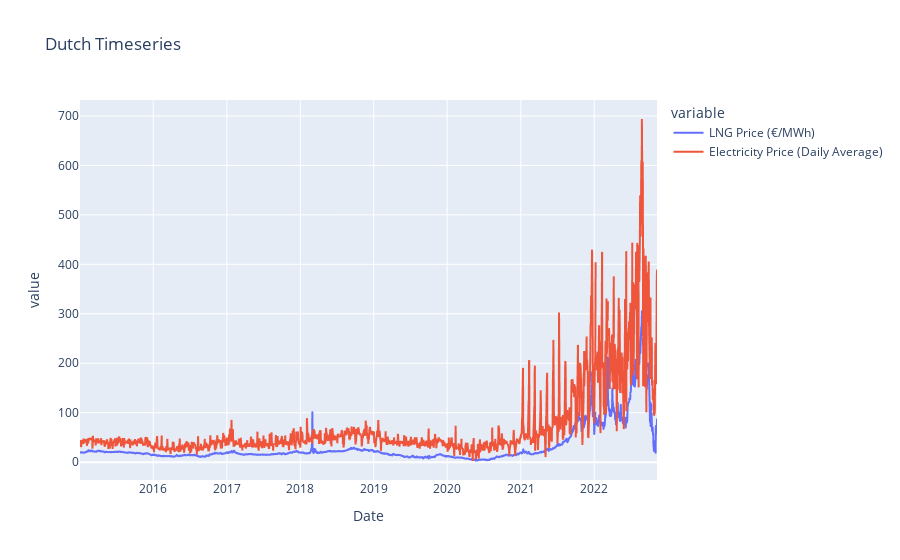

The cell this chart's notebook holds for it:
### Code cell
px.line(combined, x = "Date", y = ["LNG Price (€/MWh)", "Electricity Price (Daily Average)"], title = "Dutch Timeseries")

### Figure 1 — Plotly figure (JSON) as saved in the notebook; plotly's stock layout.template omitted (floating-point values rounded to 4 significant figures; data arrays with more than 128 entries replaced by an {"elided": "..."} marker saying what was removed)
{"data": [{"hovertemplate": "variable=LNG Price (€/MWh)<br>Date=%{x}<br>value=%{y}<extra></extra>", "legendgroup": "LNG Price (€/MWh)", "line": {"color": "#636efa", "dash": "solid"}, "marker": {"symbol": "circle"}, "mode": "lines", "name": "LNG Price (€/MWh)", "showlegend": true, "type": "scattergl", "x": {"elided": "2225 str values"}, "xaxis": "x", "y": {"elided": "2225 float values"}, "yaxis": "y"}, {"hovertemplate": "variable=Electricity Price (Daily Average)<br>Date=%{x}<br>value=%{y}<extra></extra>", "legendgroup": "Electricity Price (Daily Average)", "line": {"color": "#EF553B", "dash": "solid"}, "marker": {"symbol": "circle"}, "mode": "lines", "name": "Electricity Price (Daily Average)", "showlegend": true, "type": "scattergl", "x": {"elided": "2225 str values"}, "xaxis": "x", "y": {"elided": "2225 float values"}, "yaxis": "y"}], "layout": {"legend": {"title": {"text": "variable"}, "tracegroupgap": 0}, "title": {"text": "Dutch Timeseries"}, "xaxis": {"anchor": "y", "domain": [0, 1], "title": {"text": "Date"}}, "yaxis": {"anchor": "x", "domain": [0, 1], "title": {"text": "value"}}}}
